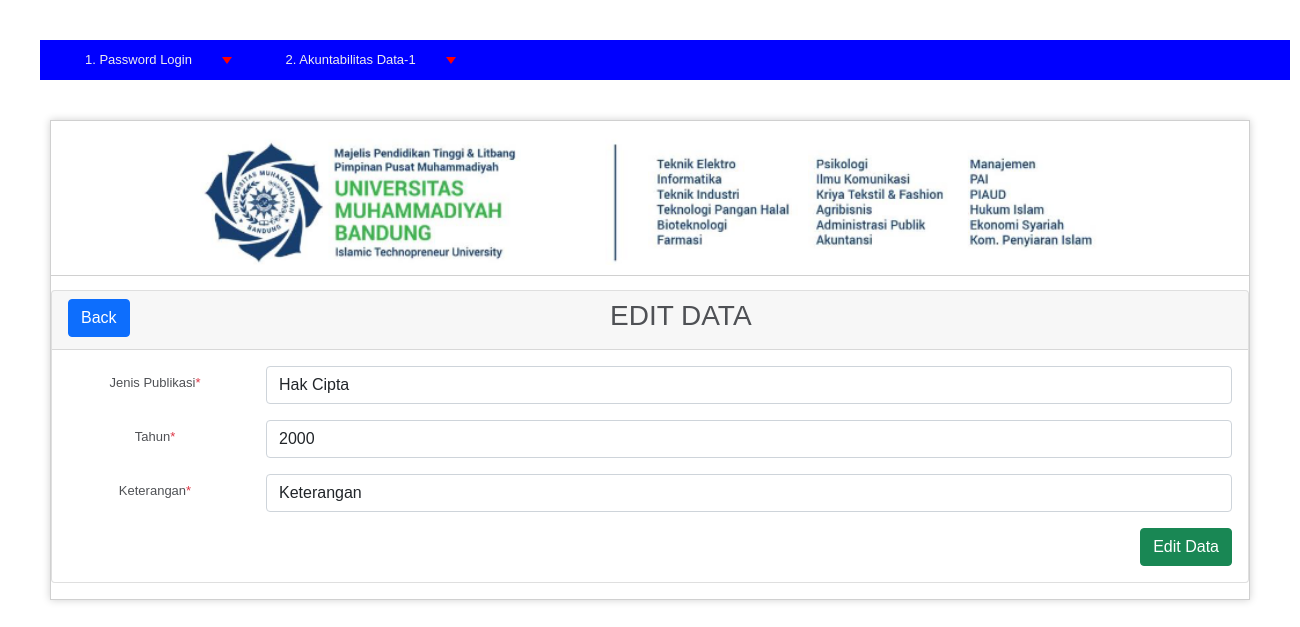
The page /index.php/C03_tb_3b72/edit/4 on the database its author committed.
### application/controllers/C03_tb_3b72.php (called while the page is built, shortened)
<?php
class C03_tb_3b72 extends CI_Controller
{
    public function __construct()
    {
        $this->load->model("M03_tb_3b72");
        $this->load->library('form_validation');
    }
    public function edit($id = null)
    {
        $M03_tb_3b72 = $this->M03_tb_3b72;
        $data["tb_3b72"] = $M03_tb_3b72->getById($id);
        $this->load->view("V03_tb-3b1_3b72/V03_tb_3b72_edit", $data);
    }
}

### index.php (called while the page is built, shortened)
<?php
require_once BASEPATH.'core/CodeIgniter.php';

### application/models/M03_tb_3b72.php (called while the page is built, shortened)
<?php defined('BASEPATH') OR exit('No direct script access allowed');
class M03_tb_3b72 extends CI_Model
{
    private $_table = "tb-3b7-2";
    public function getById($id)
    {
        return $this->db->get_where($this->_table, ["id" => $id])->row();
    }
}

### application/views/V03_tb-3b1_3b72/V03_tb_3b72_edit.php (the view, shortened to what this page needs)
<!doctype html>
<html lang="en">
  <head>
    <link href="https://cdn.jsdelivr.net/npm/bootstrap@5.1.3/dist/css/bootstrap.min.css" rel="stylesheet">
    <link href="https://cdnjs.cloudflare.com/ajax/libs/twitter-bootstrap/5.0.1/css/bootstrap.min.css" rel="stylesheet">
    <link href="https://cdn.datatables.net/1.11.4/css/dataTables.bootstrap5.min.css" rel="stylesheet">
    <link href="https://cdn.datatables.net/buttons/2.2.2/css/buttons.dataTables.min.css" rel="stylesheet">
  </head>
  <body>
    <div class="card mb-3">
        <div class="card-header">
            <a href="<?php echo site_url('/C03_tb_3b72/index') ?>" class="btn btn-primary float-start">Back</a> <h3>EDIT DATA</h3>
        </div>
        <div class="card-body">
            <form action="" method="post" enctype="multipart/form-data" >
                <div class="mb-3 row">
                    <label for="txt_luaran_penelitian_dan_pkm" class="col-sm-2 col-form-label">Jenis Publikasi<span class="text-danger">*</span></label>
                    <div class="col-sm-10">
                        <select name="txt_luaran_penelitian_dan_pkm" class="form-control <?php echo form_error('txt_luaran_penelitian_dan_pkm') ? 'is-invalid':'' ?>" aria-label="Default select example">
                            <option value="1" <?= $tb_3b72->luaran_penelitian_dan_pkm == '1' ? 'selected' : '' ?> >Hak Cipta</option>
                        </select>
                    </div>
                </div>
                <div class="mb-3 row">
                    <label for="txt_tahun" class="col-sm-2 col-form-label">Tahun<span class="text-danger">*</span></label>
                    <div class="col-sm-10">
                        <input class="form-control <?php echo form_error('txt_tahun') ? 'is-invalid':'' ?>"
                                type="text" name="txt_tahun"
                                placeholder="Tahun"
                                value="<?= $tb_3b72->tahun?>" />
                    </div>
                </div>
                <div class="mb-3 row">
                    <label for="txt_keterangan" class="col-sm-2 col-form-label">Keterangan<span class="text-danger">*</span></label>
                    <div class="col-sm-10">
                        <input class="form-control <?php echo form_error('txt_keterangan') ? 'is-invalid':'' ?>"
                                type="text" name="txt_keterangan"
                                placeholder="Keterangan"
                                value="<?= $tb_3b72->keterangan?>" />
                    </div>
                </div>
                <input class="btn btn-success float-end" type="submit" name="btn" value="Edit Data" />
            </form>
        </div>
    </div>
  </body>
</html>

### css/background_01.css (style rules this page uses)
body { background-color: #fff; margin: 40px; font: 13px/20px normal Helvetica, Arial, sans-serif; color: #4F5155; }

### rows shown on the page
tb-3b7-2: txt_luaran_penelitian_dan_pkm "Hak Cipta", txt_tahun "2000", txt_keterangan "Keterangan"
